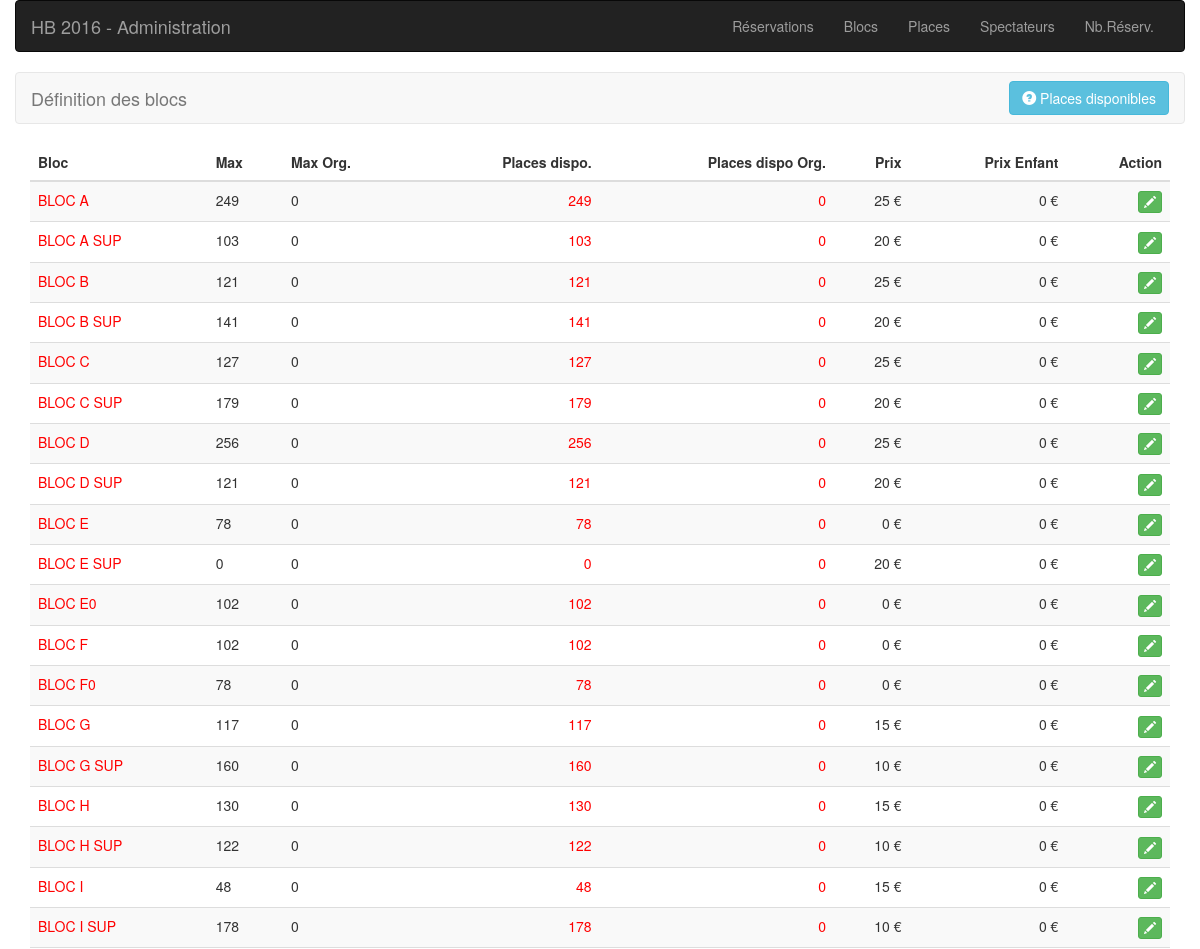
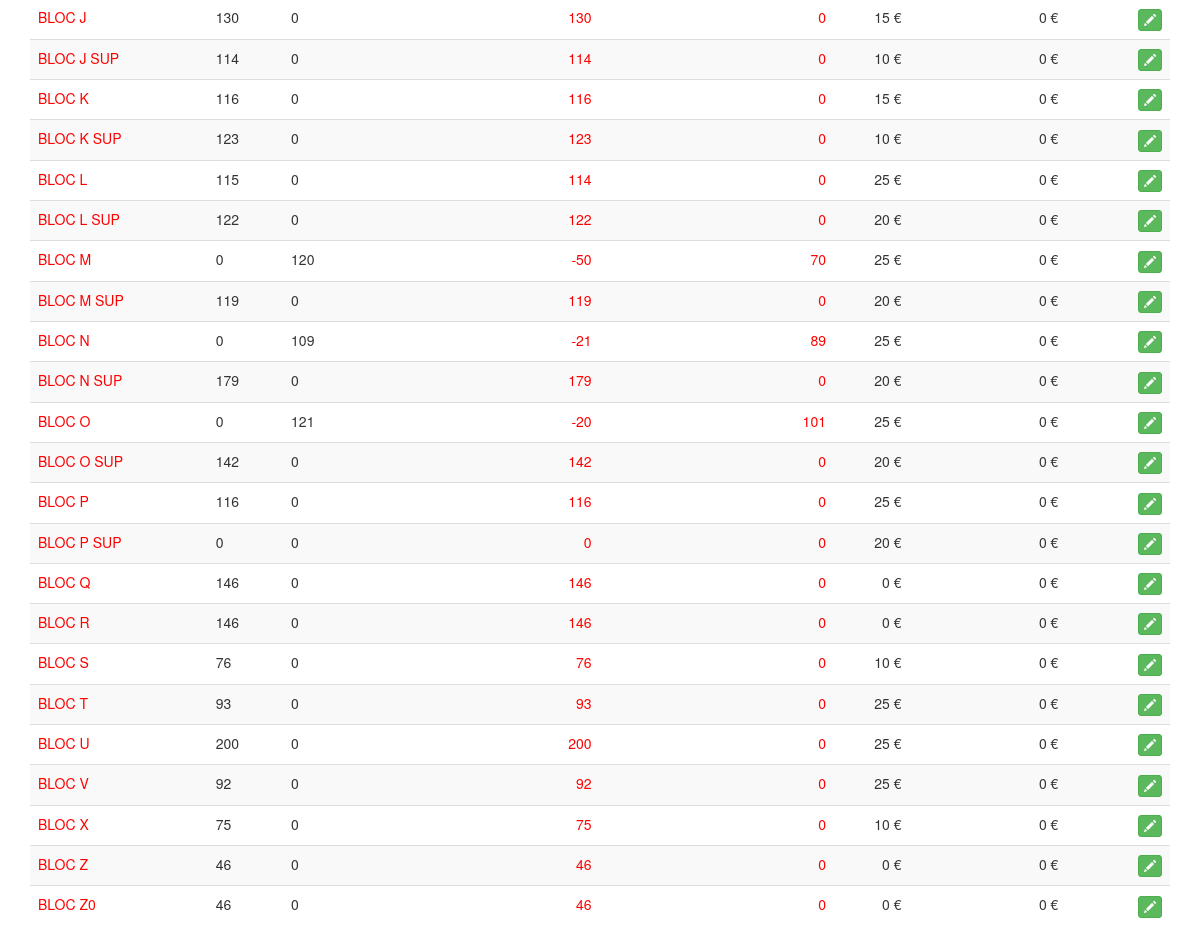
/admin/blocs.php, run on the app's committed database (2 pictures, top to bottom).
### tables this page shows
CREATE TABLE `hb16_blocs` (
  `name` varchar(25) NOT NULL,
  `max` int(11) NOT NULL DEFAULT '0',
  `max_org` int(11) NOT NULL DEFAULT '0',
  `places` int(11) NOT NULL,
  `places_org` int(11) NOT NULL,
  `zone` varchar(50) NOT NULL,
  `price` int(11) NOT NULL,
  `price_half` int(11) NOT NULL,
  `price_abn` int(11) NOT NULL,
  `price_abn_half` int(11) NOT NULL,
  `color` varchar(25) NOT NULL,
`id` int(11) NOT NULL
);

### admin/blocs.php (the view, shortened to what this page needs)
<?php
require_once '../inc/conn.php';
$req = $pdo->prepare("SELECT  * FROM hb16_blocs  ORDER BY name  ");
$req->execute();
?>
<?php require 'inc/header.php'; ?>
<nav class="navbar navbar-default">
  <div class="container-fluid">
    <div class="navbar-header">
        <a class="navbar-brand" href="#">Définition des blocs</a>
    </div>
    <div class="collapse navbar-collapse" id="bs-example-navbar-collapse-1">
      <ul class="nav navbar-nav navbar-right">
          <li><button id="btnDoDispo" type="button" class="btn btn-info navbar-btn"><span class="glyphicon glyphicon-question-sign" aria-hidden="true"></span> Places disponibles</button></li>
      </ul>
    </div>
  </div>
</nav>
<div class="col-md-12">
    <table class="table table-striped table-hover ">
        <thead>
            <th>Bloc</th>
            <th>Max</th>
            <th>Max Org.</th>
            <th style="text-align: right;">Places dispo.</th>
            <th style="text-align: right;">Places dispo Org.</th>
            <th style="text-align: right;">Prix</th>
            <th style="text-align: right;">Prix Enfant</th>
            <th style="text-align: right;">Action</th>
        </thead>
        <tbody>
            <?php while($res = $req->fetch()): ?>
            <tr>
                <td style="text-align: left;color:red;"><?= $res->name; ?></td>
                <td style="text-align: left;"><?= $res->max; ?></td>
                <td style="text-align: left;"><?= $res->max_org; ?></td>
                <td style="text-align: right;color:red;"><?= $res->places; ?></td>
                <td style="text-align: right;color:red;"><?= $res->places_org; ?></td>
                <td style="text-align: right;"><?= $res->price; ?> €</td>
                <td style="text-align: right;"><?= $res->price_half; ?> €</td>
                <td style="text-align: right;">
                    <a href="#" class="btn btn-success btn-xs" title="modifier les blocs"
                       data-toggle="modal"
                       data-target=".bs-bloc-modal-sm"
                       data-name="<?= $res->name; ?>"
                       data-max="<?= $res->max; ?>"
                       data-max_org="<?= $res->max_org; ?>"
                       data-price="<?= $res->price; ?>"
                       data-price_half="<?= $res->price_half; ?>"
                       data-price_abn="<?= $res->price_abn; ?>"
                       data-price_abn_half="<?= $res->price_abn_half; ?>" >
                       <span class="glyphicon glyphicon-pencil" aria-hidden="true"></span>
                    </a>
                </td>
             </tr>
             <?php endwhile; ?>
        </tbody>
    </table>
</div>
<?php require 'inc/footer.php';

### data on the page
hb16_blocs: name "BLOC A", max "249", max_org "0", places "249", places_org "0", price "25", price_half "0", price_abn 0 (drawn)
hb16_blocs: name "BLOC A SUP", max "103", max_org "0", places "103", places_org "0", price "20", price_half "0", price_abn 0 (drawn)
hb16_blocs: name "BLOC B", max "121", max_org "0", places "121", places_org "0", price "25", price_half "0", price_abn 0 (drawn)
hb16_blocs: name "BLOC B SUP", max "141", max_org "0", places "141", places_org "0", price "20", price_half "0", price_abn 0 (drawn)
hb16_blocs: name "BLOC C", max "127", max_org "0", places "127", places_org "0", price "25", price_half "0", price_abn 0 (drawn)
hb16_blocs: name "BLOC C SUP", max "179", max_org "0", places "179", places_org "0", price "20", price_half "0", price_abn 0 (drawn)
hb16_blocs: name "BLOC D", max "256", max_org "0", places "256", places_org "0", price "25", price_half "0", price_abn 0 (drawn)
hb16_blocs: name "BLOC D SUP", max "121", max_org "0", places "121", places_org "0", price "20", price_half "0", price_abn 0 (drawn)
hb16_blocs: name "BLOC E", max "78", max_org "0", places "78", places_org "0", price "0", price_half "0", price_abn 0 (drawn)
hb16_blocs: name "BLOC E SUP", max "0", max_org "0", places "0", places_org "0", price "20", price_half "0", price_abn 0 (drawn)
hb16_blocs: name "BLOC E0", max "102", max_org "0", places "102", places_org "0", price "0", price_half "0", price_abn 0 (drawn)
hb16_blocs: name "BLOC F", max "102", max_org "0", places "102", places_org "0", price "0", price_half "0", price_abn 0 (drawn)
hb16_blocs: name "BLOC F0", max "78", max_org "0", places "78", places_org "0", price "0", price_half "0", price_abn 0 (drawn)
hb16_blocs: name "BLOC G", max "117", max_org "0", places "117", places_org "0", price "15", price_half "0", price_abn 0 (drawn)
hb16_blocs: name "BLOC G SUP", max "160", max_org "0", places "160", places_org "0", price "10", price_half "0", price_abn 0 (drawn)
hb16_blocs: name "BLOC H", max "130", max_org "0", places "130", places_org "0", price "15", price_half "0", price_abn 0 (drawn)
hb16_blocs: name "BLOC H SUP", max "122", max_org "0", places "122", places_org "0", price "10", price_half "0", price_abn 0 (drawn)
hb16_blocs: name "BLOC I", max "48", max_org "0", places "48", places_org "0", price "15", price_half "0", price_abn 0 (drawn)
hb16_blocs: name "BLOC I SUP", max "178", max_org "0", places "178", places_org "0", price "10", price_half "0", price_abn 0 (drawn)
hb16_blocs: name "BLOC J", max "130", max_org "0", places "130", places_org "0", price "15", price_half "0", price_abn 0 (drawn)
hb16_blocs: name "BLOC J SUP", max "114", max_org "0", places "114", places_org "0", price "10", price_half "0", price_abn 0 (drawn)
hb16_blocs: name "BLOC K", max "116", max_org "0", places "116", places_org "0", price "15", price_half "0", price_abn 0 (drawn)
hb16_blocs: name "BLOC K SUP", max "123", max_org "0", places "123", places_org "0", price "10", price_half "0", price_abn 0 (drawn)
hb16_blocs: name "BLOC L", max "115", max_org "0", places "114", places_org "0", price "25", price_half "0", price_abn 0 (drawn)
hb16_blocs: name "BLOC L SUP", max "122", max_org "0", places "122", places_org "0", price "20", price_half "0", price_abn 0 (drawn)
hb16_blocs: name "BLOC M", max "0", max_org "120", places "-50", places_org "70", price "25", price_half "0", price_abn 0 (drawn)
hb16_blocs: name "BLOC M SUP", max "119", max_org "0", places "119", places_org "0", price "20", price_half "0", price_abn 0 (drawn)
hb16_blocs: name "BLOC N", max "0", max_org "109", places "-21", places_org "89", price "25", price_half "0", price_abn 0 (drawn)
hb16_blocs: name "BLOC N SUP", max "179", max_org "0", places "179", places_org "0", price "20", price_half "0", price_abn 0 (drawn)
hb16_blocs: name "BLOC O", max "0", max_org "121", places "-20", places_org "101", price "25", price_half "0", price_abn 0 (drawn)
hb16_blocs: name "BLOC O SUP", max "142", max_org "0", places "142", places_org "0", price "20", price_half "0", price_abn 0 (drawn)
hb16_blocs: name "BLOC P", max "116", max_org "0", places "116", places_org "0", price "25", price_half "0", price_abn 0 (drawn)
hb16_blocs: name "BLOC P SUP", max "0", max_org "0", places "0", places_org "0", price "20", price_half "0", price_abn 0 (drawn)
hb16_blocs: name "BLOC Q", max "146", max_org "0", places "146", places_org "0", price "0", price_half "0", price_abn 0 (drawn)
hb16_blocs: name "BLOC R", max "146", max_org "0", places "146", places_org "0", price "0", price_half "0", price_abn 0 (drawn)
hb16_blocs: name "BLOC S", max "76", max_org "0", places "76", places_org "0", price "10", price_half "0", price_abn 0 (drawn)
hb16_blocs: name "BLOC T", max "93", max_org "0", places "93", places_org "0", price "25", price_half "0", price_abn 0 (drawn)
hb16_blocs: name "BLOC U", max "200", max_org "0", places "200", places_org "0", price "25", price_half "0", price_abn 0 (drawn)
hb16_blocs: name "BLOC V", max "92", max_org "0", places "92", places_org "0", price "25", price_half "0", price_abn 0 (drawn)
hb16_blocs: name "BLOC X", max "75", max_org "0", places "75", places_org "0", price "10", price_half "0", price_abn 0 (drawn)
hb16_blocs: name "BLOC Z", max "46", max_org "0", places "46", places_org "0", price "0", price_half "0", price_abn 0 (drawn)
hb16_blocs: name "BLOC Z0", max "46", max_org "0", places "46", places_org "0", price "0", price_half "0", price_abn 0 (drawn)
